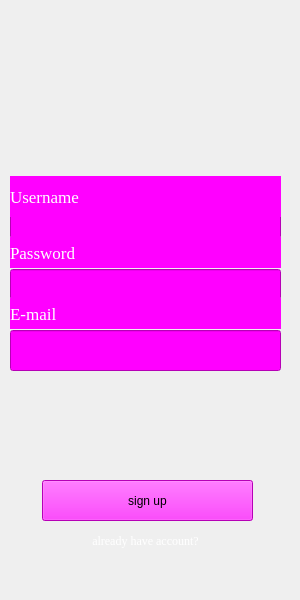
<?xml version="1.0" encoding="UTF-8"?>
<ui version="4.0">
 <class>MainWindow</class>
 <widget class="QMainWindow" name="MainWindow">
  <property name="geometry">
   <rect>
    <x>0</x>
    <y>0</y>
    <width>300</width>
    <height>600</height>
   </rect>
  </property>
  <property name="minimumSize">
   <size>
    <width>300</width>
    <height>600</height>
   </size>
  </property>
  <property name="maximumSize">
   <size>
    <width>300</width>
    <height>600</height>
   </size>
  </property>
  <property name="windowTitle">
   <string>MainWindow</string>
  </property>
  <widget class="QWidget" name="centralwidget">
   <property name="minimumSize">
    <size>
     <width>300</width>
     <height>600</height>
    </size>
   </property>
   <property name="maximumSize">
    <size>
     <width>300</width>
     <height>600</height>
    </size>
   </property>
   <widget class="QLabel" name="label">
    <property name="geometry">
     <rect>
      <x>0</x>
      <y>0</y>
      <width>300</width>
      <height>600</height>
     </rect>
    </property>
    <property name="minimumSize">
     <size>
      <width>300</width>
      <height>600</height>
     </size>
    </property>
    <property name="maximumSize">
     <size>
      <width>300</width>
      <height>600</height>
     </size>
    </property>
    <property name="text">
     <string/>
    </property>
    <property name="pixmap">
     <pixmap>../resourse/f22db7934605fe118101395f41e9c17d.jpg</pixmap>
    </property>
    <property name="scaledContents">
     <bool>true</bool>
    </property>
   </widget>
   <widget class="QLineEdit" name="lineEdit">
    <property name="geometry">
     <rect>
      <x>10</x>
      <y>208</y>
      <width>271</width>
      <height>31</height>
     </rect>
    </property>
    <property name="styleSheet">
     <string notr="true">background-color: rgb(255, 0, 255);</string>
    </property>
   </widget>
   <widget class="QLabel" name="label_3">
    <property name="geometry">
     <rect>
      <x>10</x>
      <y>237</y>
      <width>271</width>
      <height>31</height>
     </rect>
    </property>
    <property name="font">
     <font>
      <family>Times New Roman</family>
      <pointsize>13</pointsize>
     </font>
    </property>
    <property name="styleSheet">
     <string notr="true">color: rgb(255, 255, 255);
background-color: rgb(255, 0, 255);</string>
    </property>
    <property name="text">
     <string>Password</string>
    </property>
   </widget>
   <widget class="QLineEdit" name="lineEdit_2">
    <property name="geometry">
     <rect>
      <x>10</x>
      <y>269</y>
      <width>271</width>
      <height>31</height>
     </rect>
    </property>
    <property name="styleSheet">
     <string notr="true">background-color: rgb(255, 0, 255);</string>
    </property>
   </widget>
   <widget class="QLabel" name="label_4">
    <property name="geometry">
     <rect>
      <x>10</x>
      <y>298</y>
      <width>271</width>
      <height>31</height>
     </rect>
    </property>
    <property name="font">
     <font>
      <family>Times New Roman</family>
      <pointsize>13</pointsize>
     </font>
    </property>
    <property name="styleSheet">
     <string notr="true">color: rgb(255, 255, 255);
background-color: rgb(255, 0, 255);</string>
    </property>
    <property name="text">
     <string>E-mail</string>
    </property>
   </widget>
   <widget class="QLineEdit" name="lineEdit_3">
    <property name="geometry">
     <rect>
      <x>10</x>
      <y>330</y>
      <width>271</width>
      <height>41</height>
     </rect>
    </property>
    <property name="styleSheet">
     <string notr="true">background-color: rgb(255, 0, 255);</string>
    </property>
   </widget>
   <widget class="QLabel" name="label_2">
    <property name="geometry">
     <rect>
      <x>10</x>
      <y>176</y>
      <width>271</width>
      <height>41</height>
     </rect>
    </property>
    <property name="font">
     <font>
      <family>Times New Roman</family>
      <pointsize>13</pointsize>
     </font>
    </property>
    <property name="styleSheet">
     <string notr="true">color: rgb(255, 255, 255);
background-color: rgb(255, 0, 255);

</string>
    </property>
    <property name="text">
     <string>Username</string>
    </property>
   </widget>
   <widget class="QLabel" name="label_5">
    <property name="geometry">
     <rect>
      <x>100</x>
      <y>490</y>
      <width>55</width>
      <height>16</height>
     </rect>
    </property>
    <property name="text">
     <string/>
    </property>
   </widget>
   <widget class="QPushButton" name="pushButton">
    <property name="geometry">
     <rect>
      <x>42</x>
      <y>480</y>
      <width>211</width>
      <height>41</height>
     </rect>
    </property>
    <property name="styleSheet">
     <string notr="true">background-color: rgb(255, 0, 255);</string>
    </property>
    <property name="text">
     <string>sign up</string>
    </property>
    <property name="icon">
     <iconset>
      <normaloff>../Users/ak_ka/Downloads/60615.png</normaloff>../Users/ak_ka/Downloads/60615.png</iconset>
    </property>
   </widget>
   <widget class="QPushButton" name="pushButton_2">
    <property name="geometry">
     <rect>
      <x>40</x>
      <y>520</y>
      <width>211</width>
      <height>41</height>
     </rect>
    </property>
    <property name="font">
     <font>
      <family>Times New Roman</family>
     </font>
    </property>
    <property name="styleSheet">
     <string notr="true">color: rgb(255, 255, 255);</string>
    </property>
    <property name="text">
     <string>already have account?</string>
    </property>
    <property name="shortcut">
     <string/>
    </property>
    <property name="checkable">
     <bool>false</bool>
    </property>
    <property name="autoExclusive">
     <bool>false</bool>
    </property>
    <property name="autoDefault">
     <bool>false</bool>
    </property>
    <property name="default">
     <bool>false</bool>
    </property>
    <property name="flat">
     <bool>true</bool>
    </property>
   </widget>
   <widget class="QWidget" name="widget" native="true">
    <property name="geometry">
     <rect>
      <x>0</x>
      <y>0</y>
      <width>300</width>
      <height>601</height>
     </rect>
    </property>
    <property name="minimumSize">
     <size>
      <width>300</width>
      <height>600</height>
     </size>
    </property>
    <property name="sizeIncrement">
     <size>
      <width>300</width>
      <height>0</height>
     </size>
    </property>
   </widget>
   <zorder>widget</zorder>
   <zorder>label</zorder>
   <zorder>lineEdit</zorder>
   <zorder>label_3</zorder>
   <zorder>lineEdit_2</zorder>
   <zorder>label_4</zorder>
   <zorder>lineEdit_3</zorder>
   <zorder>label_2</zorder>
   <zorder>label_5</zorder>
   <zorder>pushButton</zorder>
   <zorder>pushButton_2</zorder>
  </widget>
 </widget>
 <resources/>
 <connections/>
</ui>
